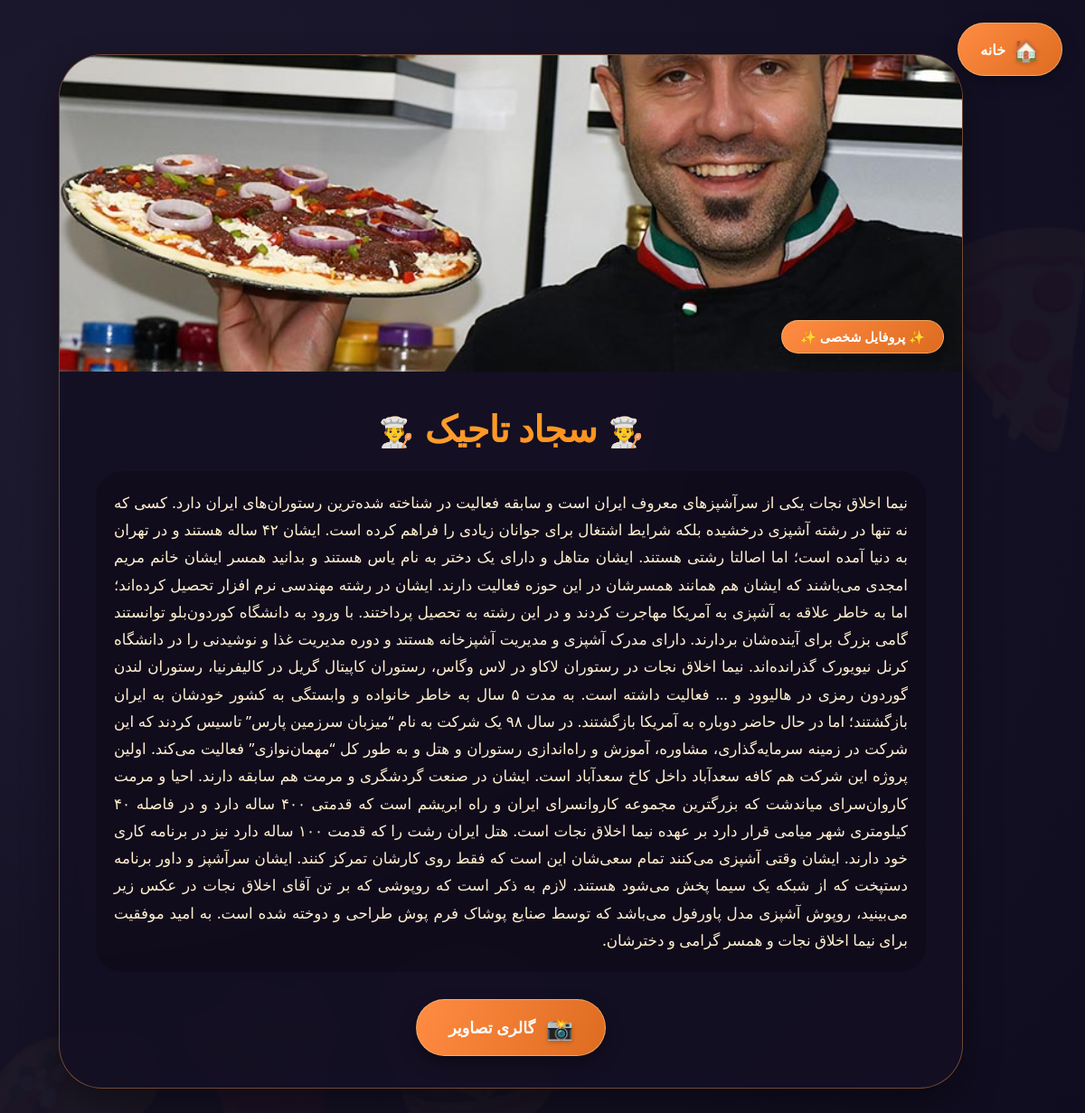
The page /sijal/ on the database its author committed.
### home/models.py (models this page shows)
class Sijal(models.Model):
    name = models.CharField(max_length=30, verbose_name='نام')
    bio = models.TextField(verbose_name='بیوگرافی')
    image = models.ImageField(
        upload_to='pic-food',
        verbose_name='عکس'
    )

### home/views.py (the view)
# urls.py: path('sijal/', sijal_view , name='sijal'),
def sijal_view(request):
    sijals = Sijal.objects.all()
    context = {'sijals': sijals}
    return render(request, 'home/sijal.html', context)

### home/templates/home/sijal.html (shortened to what this page needs)
{% load static %}
<!DOCTYPE html>
<html lang="fa" dir="rtl">
<head>
    <link rel="stylesheet" href="{% static 'home/css/sijal.css' %}">
</head>
<body>
    <div class="home-button">
        <a href="{% url 'home' %}" class="btn-home">
            <span>🏠</span>
            خانه
        </a>
    </div>
    <div class="container">
        {% for sijal in sijals %}
        <div class="profile-main">
            <div class="profile-image">
                {% if sijal.image %}
                    <img src="{{ sijal.image.url }}" alt="{{ sijal.name }}">
                {% else %}
                    <img src="https://via.placeholder.com/800x450?text=Profile+Image" alt="تصویر پروفایل">
                {% endif %}
                <div class="image-badge">
                    ✨ پروفایل شخصی ✨
                </div>
            </div>
            <div class="profile-content">
                <h1 class="profile-name">{{ sijal.name }}</h1>
                <div class="profile-bio">
                    {{ sijal.bio|linebreaks|default:"بیوگرافی ثبت نشده است" }}
                </div>
                <div class="gallery-button">
                    <a href="#" class="btn-gallery">
                        <span>📸</span>
                        گالری تصاویر
                    </a>
                </div>
            </div>
        </div>
        {% endfor %}
    </div>
</body>
</html>

### home/static/home/css/sijal.css (style rules this page uses)
* { margin: 0; padding: 0; box-sizing: border-box; }
body { font-family: 'Tahoma', 'Segoe UI', 'Vazirmatn', system-ui, sans-serif; background: radial-gradient(circle at 10% 30%, #1e1a2f, #0f0c1f); min-height: 100vh; padding: 30px 90px 50px 20px; position: relative; }
body::before { content: "🍔🍟🌮"; font-size: 180px; position: fixed; bottom: -20px; left: -40px; opacity: 0.03; pointer-events: none; white-space: nowrap; transform: rotate(-10deg); z-index: 0; }
body::after { content: "🍕🥤🍗"; font-size: 220px; position: fixed; top: 10%; right: -60px; opacity: 0.03; pointer-events: none; transform: rotate(15deg); z-index: 0; }
.home-button { position: fixed; top: 25px; right: 25px; z-index: 1000; }
.btn-home { display: flex; align-items: center; gap: 8px; background: linear-gradient(135deg, #ff8c42, #dd6b20); padding: 12px 24px; border-radius: 50px; text-decoration: none; color: white; font-weight: bold; transition: all 0.3s ease; box-shadow: 0 6px 18px rgba(0, 0, 0, 0.3); border: 1px solid rgba(255, 215, 150, 0.5); overflow: hidden; position: relative; }
.btn-home span { font-size: 1.5rem; filter: drop-shadow(0 2px 2px rgba(0, 0, 0, 0.2)); }
.btn-home::before { content: ''; position: absolute; top: 0; left: -100%; width: 100%; height: 100%; background: linear-gradient(90deg, transparent, rgba(255, 255, 255, 0.3), transparent); transition: left 0.6s ease; }
.container { max-width: 1000px; margin: 30px auto; position: relative; z-index: 2; }
.profile-main { background: rgba(20, 15, 35, 0.88); backdrop-filter: blur(10px); border-radius: 48px; overflow: hidden; border: 1px solid rgba(255, 160, 80, 0.4); box-shadow: 0 20px 40px rgba(0, 0, 0, 0.4); transition: transform 0.3s ease; }
.profile-image { position: relative; width: 100%; height: 350px; overflow: hidden; }
.profile-image img { width: 100%; height: 100%; object-fit: cover; transition: transform 0.5s ease; }
.image-badge { position: absolute; bottom: 20px; right: 20px; background: linear-gradient(135deg, #ff8c42, #dd6b20); color: white; padding: 8px 20px; border-radius: 40px; font-weight: bold; font-size: 0.9rem; box-shadow: 0 4px 15px rgba(0, 0, 0, 0.3); border: 1px solid rgba(255, 215, 150, 0.5); backdrop-filter: blur(5px); }
.profile-content { padding: 35px 40px; }
.profile-name { font-size: 2.5rem; font-weight: 800; background: linear-gradient(135deg, #ffb347, #ff7e05); -webkit-background-clip: text; background-clip: text; color: transparent; margin-bottom: 20px; text-align: center; letter-spacing: -0.5px; }
.profile-name::before { content: "👨‍🍳"; font-size: 2rem; margin-left: 12px; background: none; -webkit-background-clip: unset; background-clip: unset; color: #ffbc7a; }
.profile-name::after { content: "👨‍🍳"; font-size: 2rem; margin-right: 12px; background: none; -webkit-background-clip: unset; background-clip: unset; color: #ffbc7a; }
.profile-bio { color: #ffefcf; line-height: 1.8; font-size: 1.05rem; text-align: justify; margin-bottom: 30px; padding: 0 10px; background: rgba(0, 0, 0, 0.2); border-radius: 28px; padding: 20px; }
.gallery-button { text-align: center; margin-top: 20px; }
.btn-gallery { display: inline-flex; align-items: center; gap: 12px; background: linear-gradient(115deg, #ff8c42, #dd6b20); color: white; text-decoration: none; padding: 14px 35px; border-radius: 60px; font-weight: bold; font-size: 1.1rem; transition: all 0.3s ease; box-shadow: 0 8px 20px rgba(0, 0, 0, 0.3); border: 1px solid rgba(255, 215, 150, 0.5); }
.btn-gallery span { font-size: 1.5rem; filter: drop-shadow(0 2px 2px rgba(0, 0, 0, 0.2)); }
.profile-main { animation: fadeInUp 0.6s ease-out; }

### rows shown on the page
Sijal: image (picture), bio "نیما اخلاق نجات یکی از سرآشپزهای معروف ایران است و سابقه فعالیت در شناخته شده‌ترین رستوران‌های ایران دارد. کسی که نه تنها در رشته آشپزی درخشیده بلکه شرایط اشتغال برای جوانان زیادی را فراهم کرده است. ایشان ۴۲ ساله هستند و در تهران به دنیا آمده است؛ اما اصالتا رشتی هستند. ایشان متاهل و دارای یک دختر به نام یاس هستند و بدانید همسر ایشان خانم مریم امجدی می‌باشند که ایشان هم همانند همسرشان در این حوزه فعالیت دارند. ایشان در رشته مهندسی نرم افزار تحصیل کرده‌اند؛ اما به خاطر علاقه به آشپزی به آمریکا مهاجرت کردند و در این رشته به تحصیل پرداختند. با ورود به دانشگاه کوردون‌بلو توانستند گامی بزرگ برای آینده‌شان بردارند. دارای مدرک آشپزی و مدیریت آشپزخانه هستند و دوره مدیریت غذا و نوشیدنی را در دانشگاه…"
